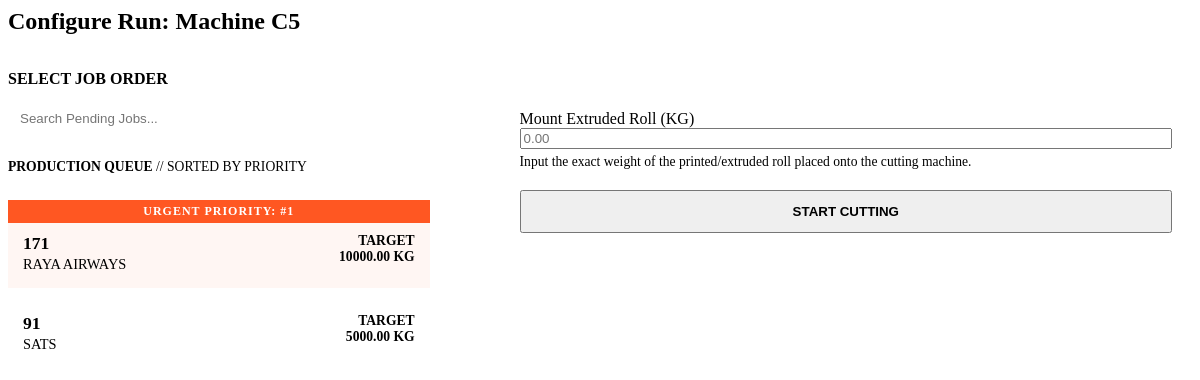
The app's page /load-cutting-state/C5/, older data.
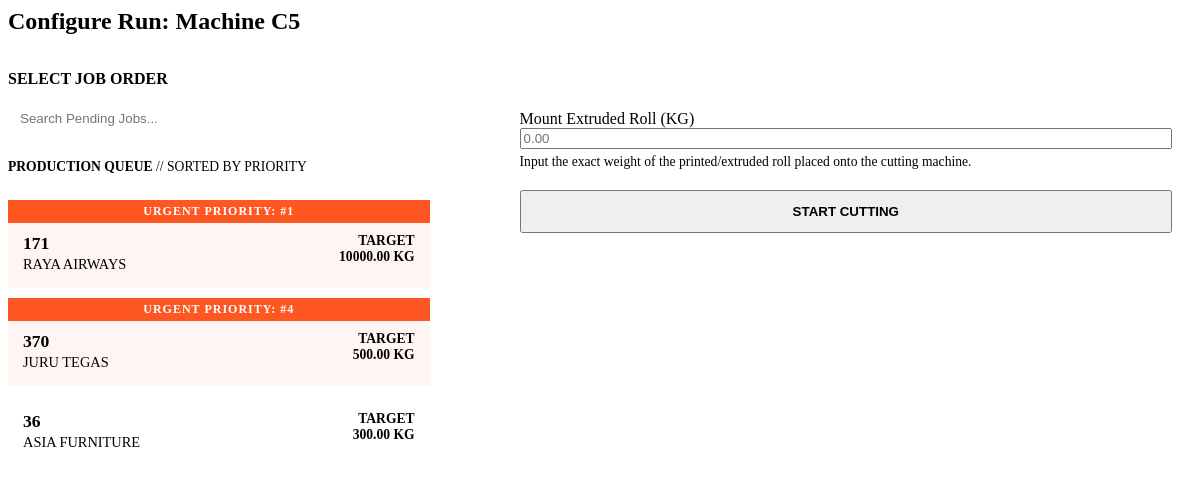
The same page, newer data.
### production/models.py (models this page shows, shortened)
class JobOrder(models.Model):
    jo_number = models.CharField(max_length=20, unique=True)
    customer = models.CharField(max_length=100)
    queue_position = models.PositiveIntegerField(
        default=100,
        help_text="Lower numbers run first. Use 100 for standard/un-queued jobs."
    )
    po_number = models.CharField(max_length=50, blank=True, default="-")
    target_delivery_date = models.DateField(null=True, blank=True)
    product_dimension = models.CharField(max_length=100, default="")
    recipe = models.ForeignKey(Recipe, on_delete=models.SET_NULL, null=True, blank=True)
    printing_required = models.BooleanField(default=False)
    sealing_required = models.BooleanField(default=False)
    slitting_required = models.BooleanField(default=False)
    remarks = models.TextField(blank=True, default="-")
    wastage_buffer_percent = models.DecimalField(max_digits=5, decimal_places=2, default=10.00)
    order_quantity_kg = models.DecimalField(max_digits=10, decimal_places=2)
    total_extrusion_wastage_kg = models.DecimalField(max_digits=10, decimal_places=2, default=Decimal('0.00'))
    total_est_material_kg = models.DecimalField(max_digits=10, decimal_places=2, editable=False, default=Decimal('0.00'))
    estimated_extrusion_target_kg = models.DecimalField(max_digits=12, decimal_places=2, default=Decimal('0.00'), editable=False)
    estimated_material_required_kg = models.DecimalField(max_digits=12, decimal_places=2, default=Decimal('0.00'), editable=False)
    total_cutting_wastage_kg = models.DecimalField(max_digits=10, decimal_places=2, default=Decimal('0.00'))
    total_extruded_kg = models.DecimalField(max_digits=10, decimal_places=2, default=Decimal('0.00'))
    total_cut_kg = models.DecimalField(max_digits=10, decimal_places=2, default=Decimal('0.00'))
    total_packed_kg = models.DecimalField(max_digits=10, decimal_places=2, default=Decimal('0.00'))
    total_shipped_kg = models.DecimalField(max_digits=10, decimal_places=2, default=Decimal('0.00'))
    is_completed = models.BooleanField(default=False)
    objects = JobOrderManager()
    class Meta:
        ordering = ['is_completed', 'queue_position', 'target_delivery_date']

### production/views.py (the view)
# urls.py: path('load-cutting-state/', views.load_cutting_state, name='load_cutting_state'),
def load_cutting_state(request, machine_no=None):
    if not machine_no:
        machine_no = request.GET.get('machine_no')
    if not machine_no:
        return HttpResponse("<p style='color: var(--text-muted); font-weight: bold; text-transform: uppercase;'>Awaiting Machine Selection...</p>")
    active_session = CuttingSession.objects.filter(machine_no=machine_no, status='ACTIVE').first()
    if active_session:
        total_consumed = active_session.total_output_kg + active_session.total_wastage_kg
        remaining_roll_kg = max(Decimal('0.00'), active_session.input_roll_weight_kg - total_consumed)
        return render(request, 'production/partials/active_cutting_ui.html', {
            'session': active_session,
            'remaining_roll_kg': remaining_roll_kg
        })
    else:
        job_orders = JobOrder.objects.filter(
            is_completed=False,
            total_extruded_kg__gt=F('total_cut_kg') + F('total_cutting_wastage_kg')
        ).order_by('queue_position', 'target_delivery_date', 'id')[:20]
        return render(request, 'production/partials/start_cutting_ui.html', {
            'machine_no': machine_no,
            'job_orders': job_orders,
            'dept': 'cutting'
        })

### production/templates/production/partials/start_cutting_ui.html (shortened to what this page needs)
<form hx-post="{% url 'start_cutting_session' %}" hx-target="body" hx-swap="beforeend" hx-include="#cutting-shift-select" hx-disabled-elt="find button[type='submit']" style="width: 100%;">
    <div class="panel-header" style="border-bottom: 2px solid var(--border-soft); padding-bottom: 15px; margin-bottom: 20px;">
        <h2 style="color: var(--action-blue); margin: 0;">Configure Run: Machine {{ machine_no }}</h2>
    </div>
    <div style="display: grid; grid-template-columns: 1fr 1.5fr; gap: 30px;">
        <div style="border-right: 2px solid var(--border-soft); padding-right: 30px;">
            <h3 style="margin-top: 0; color: var(--text-muted); font-size: 1rem; margin-bottom: 15px;">SELECT JOB ORDER</h3>
            <input type="text" name="q" placeholder="Search Pending Jobs..."
                   hx-get="{% url 'search_jobs' %}?dept=cutting"
                   hx-target="#cutting-jo-list"
                   hx-trigger="keyup changed delay:300ms, search"
                   style="width: 100%; border: 1px solid var(--border-hard); padding: 8px 12px; border-radius: 4px; margin-bottom: 15px;">
            <div id="cutting-jo-list" style="max-height: 400px; overflow-y: auto; border-top: 1px dashed var(--border-soft); padding-top: 10px;">
                {% include 'production/partials/job_radio_list.html' %}
            </div>
        </div>
        <div>
            <div style="background: var(--bg-floor); padding: 20px; border-radius: var(--radius); border: 1px solid var(--border-soft); margin-top: 20px;">
                <div style="margin-bottom: 20px;">
                    <label class="input-label">Mount Extruded Roll (KG)</label>
                    <input type="number" name="input_roll_weight" required placeholder="0.00" class="text-mono" step="0.01" style="width: 100%;">
                    <p style="font-size: 0.85rem; color: var(--text-muted); margin-top: 5px;">Input the exact weight of the printed/extruded roll placed onto the cutting machine.</p>
                </div>
                <button type="submit" class="btn btn-success" style="width: 100%; padding: 12px; font-weight: bold;">
                    START CUTTING
                </button>
            </div>
        </div>
    </div>
</form>

### production/templates/production/partials/job_radio_list.html (shortened to what this page needs)
<div style="max-height: 400px; overflow-y: auto; padding-right: 10px;">
    <div style="margin-bottom: 15px; padding-bottom: 10px; border-bottom: 1px dashed var(--border-soft); color: var(--text-muted); font-size: 0.85rem; text-transform: uppercase;">
        <strong>Production Queue</strong> // Sorted by Priority
    </div>
    {% for jo in job_orders %}
    <div>
        <label for="jo_{{ jo.id }}" class="radio-label {% if jo.queue_position <= 5 %}urgent-job{% endif %}">
            {% if jo.queue_position <= 5 %}
                <div style="background: #ff5722; color: white; padding: 4px 10px; font-size: 0.75rem; font-weight: bold; margin: -15px -15px 10px -15px; text-align: center; letter-spacing: 1px;">
                    URGENT PRIORITY: #{{ jo.queue_position }}
                </div>
            {% elif jo.queue_position < 100 %}
                <div style="background: var(--border-hard); color: white; padding: 4px 10px; font-size: 0.75rem; font-weight: bold; margin: -15px -15px 10px -15px; text-align: center; letter-spacing: 1px;">
                    QUEUE POSITION: #{{ jo.queue_position }}
                </div>
            {% endif %}
            <div style="display: flex; justify-content: space-between; align-items: flex-start;">
                <div>
                    <div style="font-weight: bold; font-size: 1.1rem; color: var(--text-primary);">{{ jo.jo_number }}</div>
                    <div style="color: var(--text-muted); font-size: 0.9rem; margin-top: 2px;">{{ jo.customer }}</div>
                </div>
                <div class="text-mono" style="font-size: 0.85rem; color: var(--action-blue); font-weight: bold; text-align: right;">
                    TARGET<br>{{ jo.order_quantity_kg }} KG
                </div>
            </div>
        </label>
    </div>
    {% empty %}
    <div style="padding: 15px; text-align: center; color: var(--text-muted); font-style: italic;">
        No pending jobs found.
    </div>
    {% endfor %}
</div>

Row changes from the older to the newer data that the page shows:
no longer on this page (row edited): JobOrder: jo_number "91", customer "SATS", order_quantity_kg "5000.00", queue_position 100 (drawn)
added JobOrder: queue_position "4", jo_number "370", customer "JURU TEGAS", order_quantity_kg "500.00"
added JobOrder: jo_number "36", customer "ASIA FURNITURE", order_quantity_kg "300.00", queue_position 100 (drawn)
